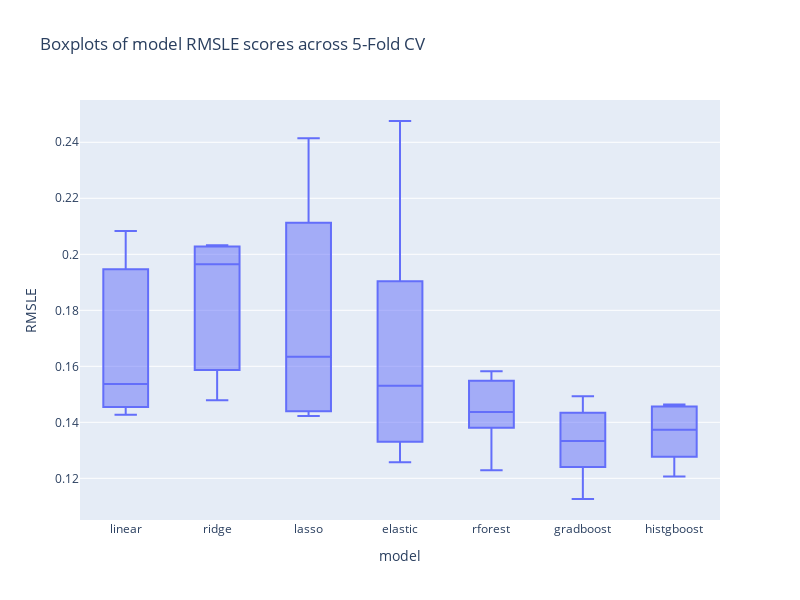

Notebook code for this chart:
### Code cell
px.box(cv_scores.melt(var_name = 'model', value_name='RMSLE'),
    x = 'model',
    y = 'RMSLE',
    height = 600,
    width = 800,
    title = "Boxplots of model RMSLE scores across 5-Fold CV").show()

### Figure 1 — Plotly figure (JSON) as saved in the notebook; plotly's stock layout.template omitted (floating-point values rounded to 4 significant figures)
{"data": [{"alignmentgroup": "True", "hovertemplate": "model=%{x}<br>RMSLE=%{y}<extra></extra>", "legendgroup": "", "marker": {"color": "#636efa"}, "name": "", "notched": false, "offsetgroup": "", "orientation": "v", "showlegend": false, "type": "box", "x": ["linear", "linear", "linear", "linear", "linear", "ridge", "ridge", "ridge", "ridge", "ridge", "lasso", "lasso", "lasso", "lasso", "lasso", "elastic", "elastic", "elastic", "elastic", "elastic", "rforest", "rforest", "rforest", "rforest", "rforest", "gradboost", "gradboost", "gradboost", "gradboost", "gradboost", "histgboost", "histgboost", "histgboost", "histgboost", "histgboost"], "x0": " ", "xaxis": "x", "y": [0.2083, 0.1537, null, 0.1427, null, 0.1623, 0.2032, 0.1965, 0.1479, 0.2026, 0.1811, 0.1457, 0.2414, 0.1422, null, 0.1355, 0.2476, 0.1713, 0.1531, 0.1257, 0.1437, 0.1537, 0.1582, 0.1431, 0.1229, 0.1278, 0.1333, 0.1493, 0.1415, 0.1126, 0.1373, 0.1454, 0.1463, 0.13, 0.1207], "y0": " ", "yaxis": "y"}], "layout": {"boxmode": "group", "height": 600, "legend": {"tracegroupgap": 0}, "title": {"text": "Boxplots of model RMSLE scores across 5-Fold CV"}, "width": 800, "xaxis": {"anchor": "y", "domain": [0, 1], "title": {"text": "model"}}, "yaxis": {"anchor": "x", "domain": [0, 1], "title": {"text": "RMSLE"}}}}
